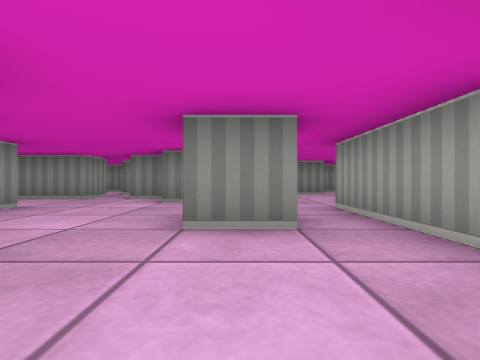
View 1 (above)

22 first-person views from a walk through a cub3D maze. The camera is about half as high as the walls, looks level and sees 80° across. The floor is counted in squares. Each view is taken from the middle of a square. On the plan, view 1 faces up. The plan holds only what a view shows up to about 9 squares ahead; the rest is blank.

View 2
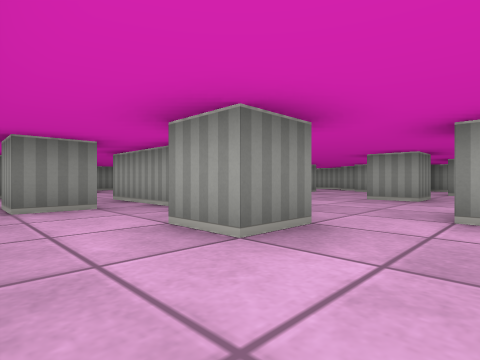

View 3
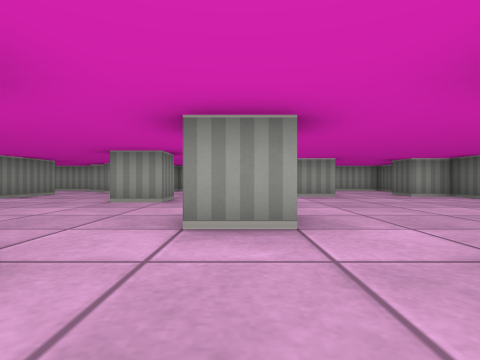

View 4
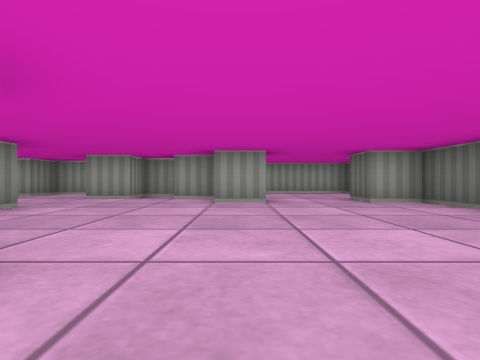

View 5
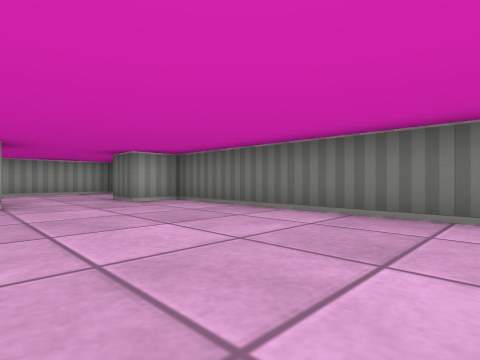

View 6
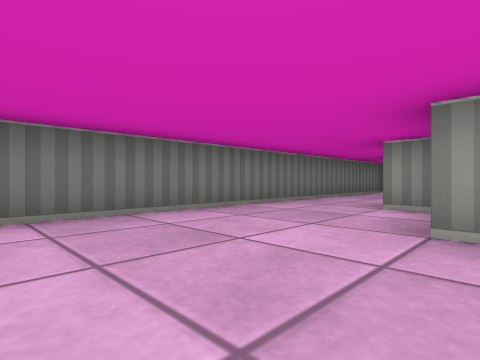

View 7
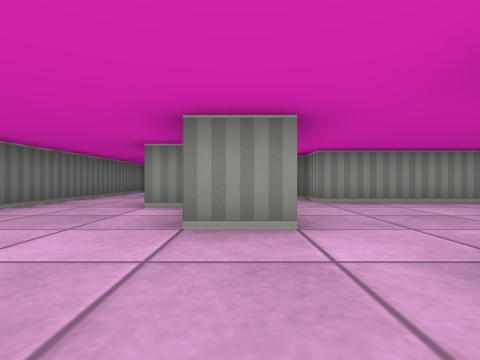

View 8
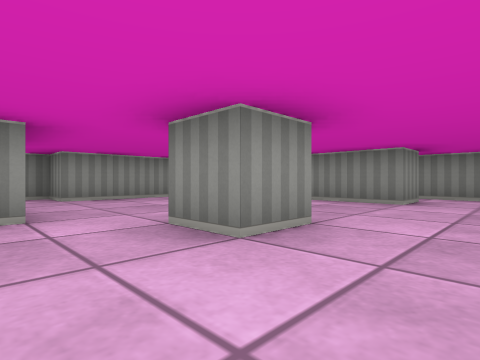

View 9
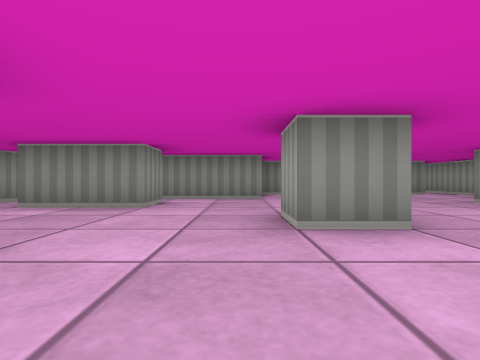

View 10
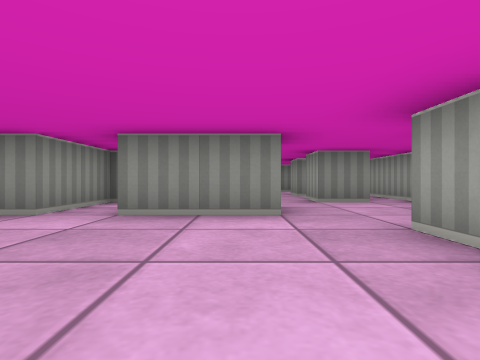

View 11
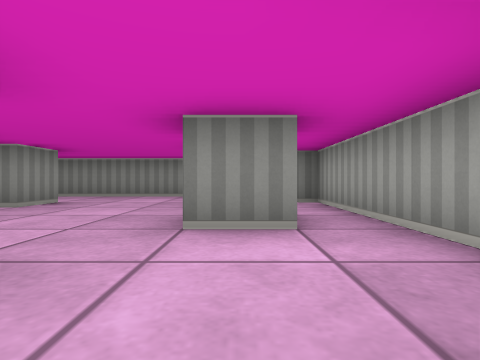

View 12
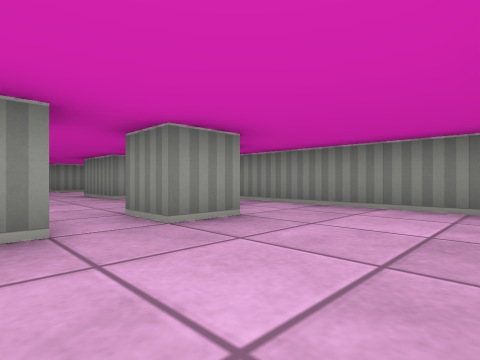

View 13
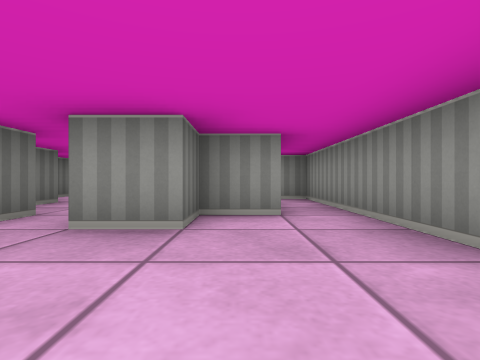

View 14
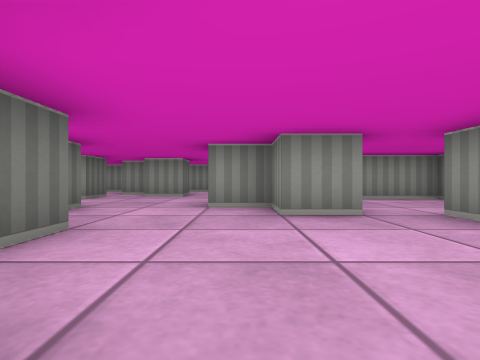

View 15
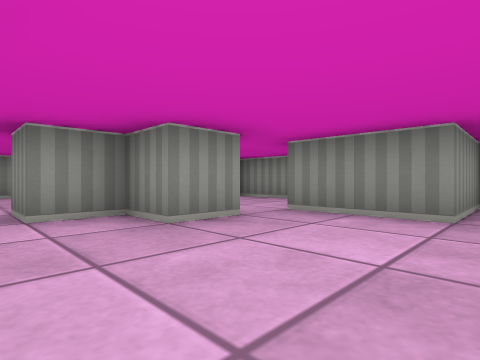

View 16
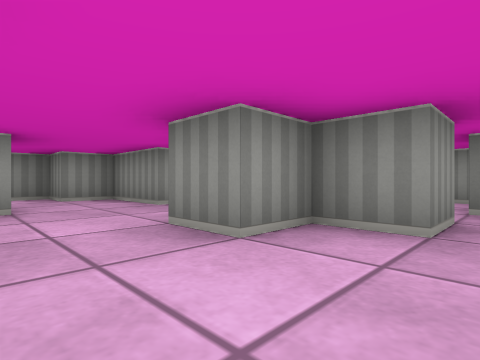

View 17
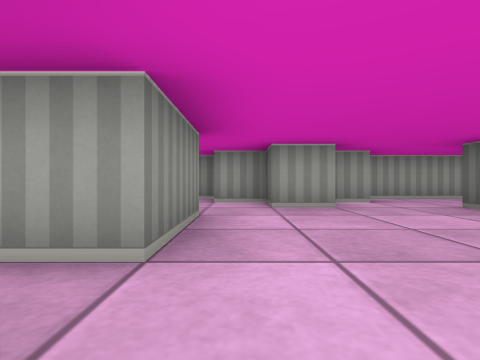

View 18
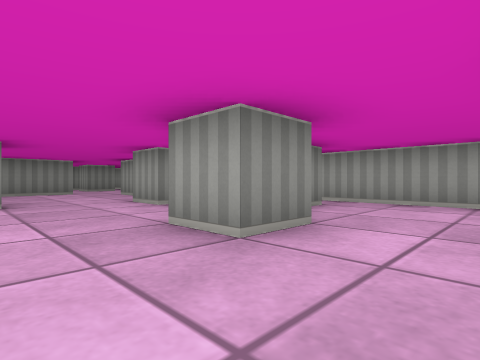

View 19
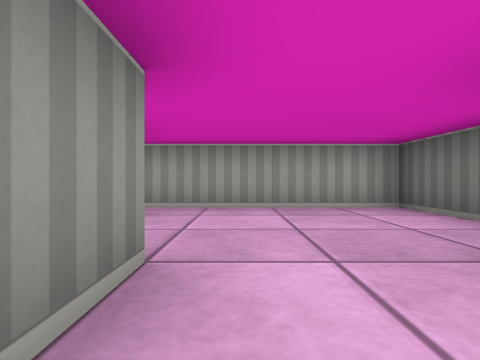

View 20
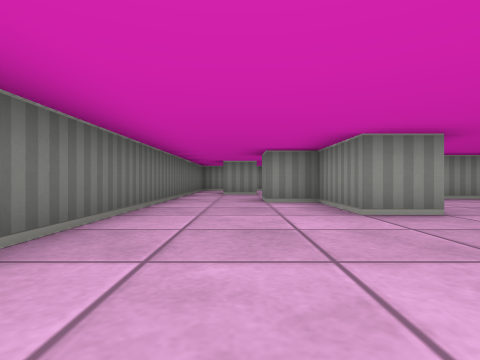

View 21
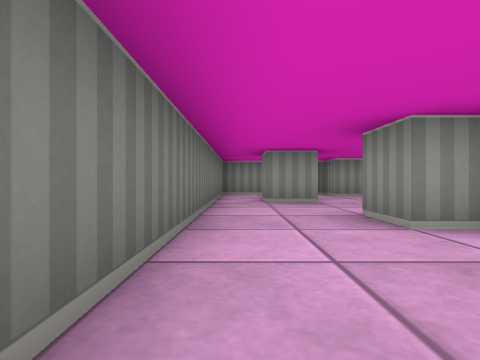

View 22
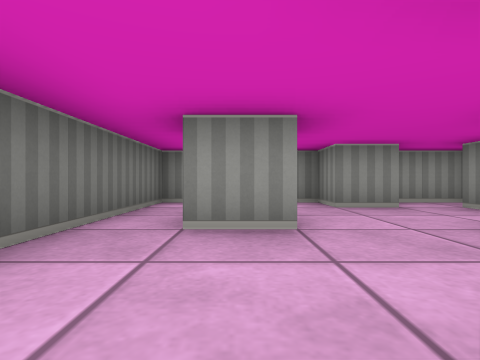

### Floor plan
Ten units are one square. View 1 is at (0, 0); x grows to the right and y downward. Boxes are objects, and circles mark ways between rooms. Rooms are numbered by the first view taken in them; rooms with no view inside come last. Other rooms are left out.
<svg viewBox="-70 -110 190 190">
<path fill="none" stroke="#000" d="M35 15 35 25 25 25 25 15M15 5 5 5 5 -5M15 34 15 45 -5 45 -5 55 -15 55M35 -25 35 -15 15 -15 15 -45M65 5 55 5 55 -5M6 -25 -5 -25 -5 -35M-15 -6 -15 25 -25 25 -25 30M55 -35 31 -35M85 15 85 5M75 45 75 35M85 35 85 25M75 -35 65 -35M95 24 95 15M-35 -25 -25 -25M105 -5 105 -15 95 -15 95 -25M-25 75 75 75 75 65M-45 -32 -45 -25M115 36 115 -1M-18 -65 -25 -65M-45 -45 -35 -45 -35 -35M-35 -75 -35 -65 -55 -65 -55 -55M65 -66 65 -61M95 -75 95 -85M62 -55 55 -55 55 -35M55 -65 61 -65M106 -55 95 -55 95 -65M55 -95 55 -85 65 -85 65 -75 55 -75M85 -35 75 -35M86 -105 25 -105 25 -85M65 -35 65 -44M95 -25 105 -25 105 -35M115 -35 115 -85 110 -85M15 -45 22 -45M35 -55 41 -55M5 -75 5 -65 -5 -65 -5 -55 -15 -55M25 -85 5 -85M-35 54 -35 65 -45 65M-55 35 -55 45 -65 45 -65 75 -25 75M-65 16 -65 30M85 45 75 45M99 75 115 75 115 36M75 65 85 65M4 -105 -25 -105 -25 -88M-55 -55 -65 -55 -65 -48"/>
<circle cx="60" cy="-40" r="3" fill="#2a7"/>
<circle cx="85" cy="-30" r="3" fill="#2a7"/>
<circle cx="-5" cy="-42" r="3" fill="#2a7"/>
<circle cx="-20" cy="53" r="3" fill="#2a7"/>
<circle cx="110" cy="40" r="3" fill="#2a7"/>
<circle cx="80" cy="55" r="3" fill="#2a7"/>
<circle cx="-30" cy="-70" r="3" fill="#2a7"/>
<circle cx="-45" cy="-50" r="3" fill="#2a7"/>
<circle cx="30" cy="-90" r="3" fill="#2a7"/>
<circle cx="55" cy="-70" r="3" fill="#2a7"/>
<circle cx="10" cy="-80" r="3" fill="#2a7"/>
<text x="30" y="10">1</text>
<text x="80" y="-70">2</text>
<text x="20" y="-60">3</text>
<text x="-40" y="50">4</text>
<text x="100" y="50">5</text>
<text x="-10" y="-90">6</text>
<text x="-60" y="-50">7</text>
</svg>
Room 1 opens to room 2. Room 1 opens to room 3. Room 1 opens to room 4. Room 1 opens to room 5. Room 1 opens to room 6. Room 1 opens to room 7. Room 2 opens to room 3. Room 3 opens to room 6.

Where each view was taken, in squares from view 1:
view 1: 0 up, 0 right, facing up
view 2: 2 down, 1 left, facing up-right
view 3: 2 down, 0 right, facing right
view 4: 4 down, 2 right, facing right
view 5: 4 down, 2 right, facing down-right
view 6: 4 down, 4 right, facing down-left
view 7: 4 down, 4 right, facing left
view 8: 4 down, 5 right, facing up-left
view 9: 3 down, 5 right, facing up
view 10: 0 up, 8 right, facing up
view 11: 3 up, 10 right, facing up
view 12: 6 up, 9 right, facing up-left
view 13: 9 up, 9 right, facing left
view 14: 6 up, 4 right, facing left
view 15: 5 up, 3 right, facing up-left
view 16: 4 up, 1 right, facing up-left
view 17: 3 up, 5 right, facing right
view 18: 6 down, 6 right, facing up-right
view 19: 5 down, 7 right, facing right
view 20: 6 down, 5 right, facing left
view 21: 7 down, 2 right, facing left
view 22: 6 down, 1 left, facing left
